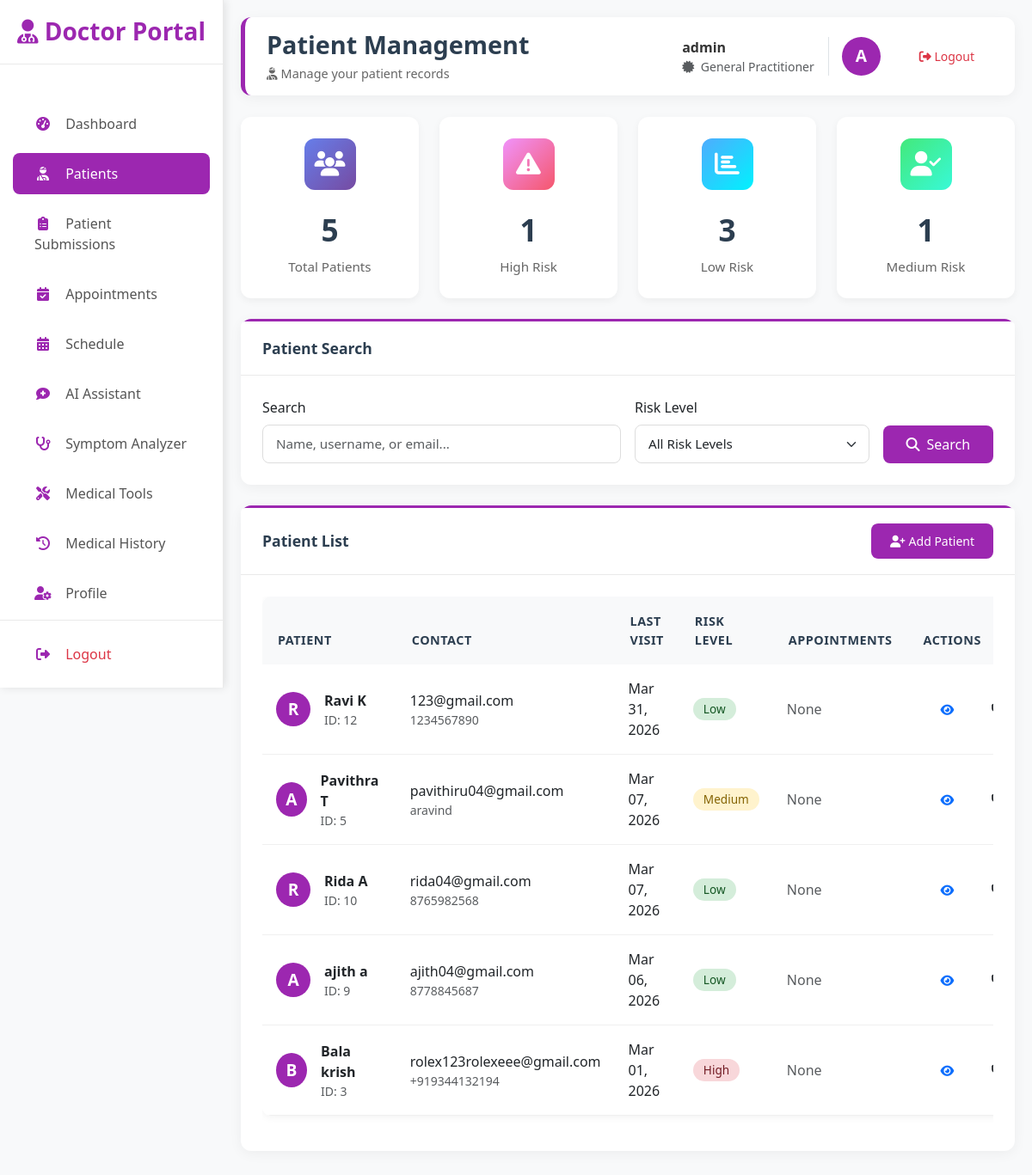
/doctor/patients/ (signed in), run on the app's committed database.
### core/models.py (models this page shows, shortened)
class User(AbstractUser):
    ROLE_CHOICES = (
        ('admin', 'Admin'),
        ('doctor', 'Doctor'),
        ('researcher', 'Researcher'),
        ('patient', 'Patient'),
    )
    STATUS_CHOICES = (
        ('pending', 'Pending Approval'),
        ('approved', 'Approved'),
        ('rejected', 'Rejected'),
    )
    RISK_LEVEL_CHOICES = (
        ('low', 'Low'),
        ('medium', 'Medium'),
        ('high', 'High'),
        ('critical', 'Critical'),
    )
    role = models.CharField(max_length=20, choices=ROLE_CHOICES, default='patient')
    status = models.CharField(max_length=20, choices=STATUS_CHOICES, default='pending')
    email = models.EmailField(unique=True)
    full_name = models.CharField(max_length=255, blank=True)
    phone_regex = RegexValidator(regex=r'^\+?1?\d{9,15}$',
                                message="Phone number must be entered in the format: '+999999999'. Up to 15 digits allowed.")
    phone = models.CharField(validators=[phone_regex], max_length=17, blank=True)
    address = models.TextField(blank=True)
    date_of_birth = models.DateField(null=True, blank=True)
    profile_picture = models.ImageField(upload_to='profile_pics/', null=True, blank=True)
    specialization = models.CharField(max_length=100, blank=True)  # Doctor
    license_number = models.CharField(max_length=50, blank=True)  # Doctor
    institution = models.CharField(max_length=200, blank=True)  # Researcher
    research_area = models.TextField(blank=True)  # Researcher
    qualifications = models.CharField(max_length=255, blank=True)  # e.g., M.B.B.S, M.D.
    clinic_name = models.CharField(max_length=255, blank=True)
    clinic_address = models.TextField(blank=True)
    signature = models.ImageField(upload_to='signatures/', null=True, blank=True)
    biography = models.TextField(blank=True)
    risk_level = models.CharField(max_length=20, choices=RISK_LEVEL_CHOICES, blank=True)
    ml_confidence_score = models.FloatField(default=0.0)
    last_analysis = models.DateTimeField(null=True, blank=True)
    created_at = models.DateTimeField(auto_now_add=True)
    updated_at = models.DateTimeField(auto_now=True)
    is_verified = models.BooleanField(default=False)
    verification_token = models.UUIDField(default=uuid.uuid4, editable=False)
    class Meta:
        ordering = ['-date_joined']
    def get_full_name(self):
        if self.full_name:
            return self.full_name
        return super().get_full_name()

### core/decorators.py (the view, shortened to what this page needs)
        def _wrapped_view(request, *args, **kwargs):
            if not request.user.is_authenticated:
                return redirect('login')
            if request.user.is_superuser:
                return view_func(request, *args, **kwargs)

### templates/doctor/patients.html (shortened to what this page needs)
{% extends 'doctor/doctor_base.html' %}
{% block page_title %}Patient Management{% endblock %}
{% block page_subtitle %}
<i class="fas fa-user-injured me-1"></i>Manage your patient records
{% endblock %}
{% block content %}
<div class="fade-in">
    <div class="row mb-4">
        <div class="col-md-3">
            <div class="stat-card">
                <div class="stat-icon patients">
                    <i class="fas fa-users"></i>
                </div>
                <div class="stat-value">{{ total_patients }}</div>
                <div class="stat-label">Total Patients</div>
            </div>
        </div>
        <div class="col-md-3">
            <div class="stat-card">
                <div class="stat-icon high-risk">
                    <i class="fas fa-exclamation-triangle"></i>
                </div>
                <div class="stat-value">{{ high_risk_patients }}</div>
                <div class="stat-label">High Risk</div>
            </div>
        </div>
        <div class="col-md-3">
            <div class="stat-card">
                <div class="stat-icon analysis">
                    <i class="fas fa-chart-bar"></i>
                </div>
                <div class="stat-value">{{ risk_distribution.low|default:0 }}</div>
                <div class="stat-label">Low Risk</div>
            </div>
        </div>
        <div class="col-md-3">
            <div class="stat-card">
                <div class="stat-icon chats">
                    <i class="fas fa-user-check"></i>
                </div>
                <div class="stat-value">{{ risk_distribution.medium|default:0 }}</div>
                <div class="stat-label">Medium Risk</div>
            </div>
        </div>
    </div>
    <div class="card mb-4">
        <div class="card-header">Patient Search</div>
        <div class="card-body">
            <form method="get" class="row g-3">
                <div class="col-md-6">
                    <label class="form-label">Search</label>
                    <input type="text" name="search" class="form-control" placeholder="Name, username, or email..." value="{{ search_query }}">
                </div>
                <div class="col-md-4">
                    <label class="form-label">Risk Level</label>
                    <select name="risk_level" class="form-select">
                        <option value="">All Risk Levels</option>
                    </select>
                </div>
                <div class="col-md-2 d-flex align-items-end">
                    <button type="submit" class="btn btn-doctor w-100">
                        <i class="fas fa-search me-2"></i>Search
                    </button>
                </div>
            </form>
        </div>
    </div>
    <div class="card">
        <div class="card-header d-flex justify-content-between align-items-center">
            <span>Patient List</span>
            <a href="#" class="btn btn-doctor btn-sm" data-bs-toggle="modal" data-bs-target="#addPatientModal">
                <i class="fas fa-user-plus me-1"></i>Add Patient
            </a>
        </div>
        <div class="card-body">
            <div class="table-responsive">
                <table class="table">
                    <thead>
                        <tr>
                            <th>Patient</th>
                            <th>Contact</th>
                            <th>Last Visit</th>
                            <th>Risk Level</th>
                            <th>Appointments</th>
                            <th>Actions</th>
                        </tr>
                    </thead>
                    <tbody>
                        {% for patient in patients %}
                        <tr>
                            <td>
                                <div class="d-flex align-items-center">
                                    <div class="user-avatar me-3" style="width: 40px; height: 40px;">
                                        {{ patient.username|first|upper }}
                                    </div>
                                    <div>
                                        <div class="fw-bold">{{ patient.get_full_name|default:patient.username }}</div>
                                        <div class="small text-muted">ID: {{ patient.id }}</div>
                                    </div>
                                </div>
                            </td>
                            <td>
                                <div>{{ patient.email }}</div>
                                {% if patient.phone %}
                                <div class="small text-muted">{{ patient.phone }}</div>
                                {% endif %}
                            </td>
                            <td>
                                {% if patient.last_analysis %}
                                {{ patient.last_analysis|date:"M d, Y" }}
                                {% else %}
                                <span class="text-muted">Never</span>
                                {% endif %}
                            </td>
                            <td>
                                <span class="badge badge-{{ patient.risk_level|default:'low' }}">
                                    {{ patient.get_risk_level_display|default:"Not assessed" }}
                                </span>
                            </td>
                            <td>
                                {% with patient.appointments.count as appointment_count %}
                                {% if appointment_count > 0 %}
                                <span class="badge bg-info">{{ appointment_count }}</span>
                                {% else %}
                                <span class="text-muted">None</span>
                                {% endif %}
                                {% endwith %}
                            </td>
                            <td>
                                <div class="btn-group btn-group-sm">
                                    <a href="{% url 'doctor_patient_detail' patient.id %}" class="btn btn-outline-primary" title="View">
                                        <i class="fas fa-eye"></i>
                                    </a>
                                    <a href="{% url 'doctor_patient_analysis' patient.id %}" class="btn btn-outline-doctor" title="Analyze">
                                        <i class="fas fa-stethoscope"></i>
                                    </a>
                                </div>
                            </td>
                        </tr>
                        {% endfor %}
                    </tbody>
                </table>
            </div>
        </div>
    </div>
</div>
{% endblock %}

### templates/doctor/doctor_base.html (shortened to what this page needs)
<!DOCTYPE html>
<html lang="en">
<head>
    <link href="https://cdn.jsdelivr.net/npm/bootstrap@5.3.0/dist/css/bootstrap.min.css" rel="stylesheet">
    <link rel="stylesheet" href="https://cdnjs.cloudflare.com/ajax/libs/font-awesome/6.4.0/css/all.min.css">
    <link href="https://cdn.jsdelivr.net/npm/bootstrap@5.3.0/dist/css/bootstrap.min.css" rel="stylesheet">
</head>
<body>
    <div class="sidebar">
        <div class="sidebar-brand">
            <h3>
                <i class="fas fa-user-md"></i>
                <span>Doctor Portal</span>
            </h3>
        </div>
        <div class="sidebar-nav">
            <ul class="nav flex-column">
                <li class="nav-item">
                    <a class="nav-link {% if request.path == '/doctor/dashboard/' %}active{% endif %}"
                        href="{% url 'doctor_dashboard' %}">
                        <i class="fas fa-tachometer-alt"></i>
                        <span>Dashboard</span>
                    </a>
                </li>
                <li class="nav-item">
                    <a class="nav-link {% if 'patient' in request.path and 'submissions' not in request.path %}active{% endif %}"
                        href="{% url 'doctor_patients' %}">
                        <i class="fas fa-user-injured"></i>
                        <span>Patients</span>
                    </a>
                </li>
                <li class="nav-item">
                    <a class="nav-link {% if 'patient-submissions' in request.path %}active{% endif %}"
                        href="{% url 'doctor_patient_submissions' %}">
                        <i class="fas fa-clipboard-list"></i>
                        <span>Patient Submissions</span>
                    </a>
                </li>
                <li class="nav-item">
                    <a class="nav-link {% if 'appointments' in request.path %}active{% endif %}"
                        href="{% url 'doctor_appointments' %}">
                        <i class="fas fa-calendar-check"></i>
                        <span>Appointments</span>
                    </a>
                </li>
                <li class="nav-item">
                    <a class="nav-link {% if 'schedule' in request.path %}active{% endif %}"
                        href="{% url 'doctor_schedule' %}">
                        <i class="fas fa-calendar-alt"></i>
                        <span>Schedule</span>
                    </a>
                </li>
                <li class="nav-item">
                    <a class="nav-link {% if 'chat' in request.path %}active{% endif %}" href="{% url 'doctor_chat' %}">
                        <i class="fas fa-comment-medical"></i>
                        <span>AI Assistant</span>
                    </a>
                </li>
                <li class="nav-item">
                    <a class="nav-link {% if 'symptom-analyzer' in request.path %}active{% endif %}"
                        href="{% url 'doctor_symptom_analyzer' %}">
                        <i class="fas fa-stethoscope"></i>
                        <span>Symptom Analyzer</span>
                    </a>
                </li>
                <li class="nav-item">
                    <a class="nav-link {% if 'medical-tools' in request.path %}active{% endif %}"
                        href="{% url 'doctor_medical_tools' %}">
                        <i class="fas fa-tools"></i>
                        <span>Medical Tools</span>
                    </a>
                </li>
                <li class="nav-item">
                    <a class="nav-link {% if 'medical-history' in request.path %}active{% endif %}"
                        href="{% url 'doctor_medical_history' %}">
                        <i class="fas fa-history"></i>
                        <span>Medical History</span>
                    </a>
                </li>
                <li class="nav-item">
                    <a class="nav-link {% if 'profile' in request.path %}active{% endif %}"
                        href="{% url 'doctor_profile' %}">
                        <i class="fas fa-user-cog"></i>
                        <span>Profile</span>
                    </a>
                </li>
                <li class="nav-item">
                </li>
            </ul>
        </div>
        <div class="sidebar-footer">
            <a class="nav-link text-danger m-0" href="{% url 'logout' %}"
                onclick="return confirm('Are you sure you want to logout?');">
                <i class="fas fa-sign-out-alt"></i>
                <span>Logout</span>
            </a>
        </div>
    </div>
    <div class="main-content">
        <div class="header">
            <div>
                <h1>{% block page_title %}Doctor Dashboard{% endblock %}</h1>
                <div class="subtitle">
                    {% block page_subtitle %}{% endblock %}
                </div>
            </div>
            <div class="user-info">
                <div class="pe-3 border-end d-none d-md-block">
                    <div class="fw-bold">{{ user.get_full_name|default:user.username }}</div>
                    <div class="small text-muted">
                        <i class="fas fa-certificate me-1"></i>
                        {{ request.user.specialization|default:"General Practitioner" }}
                    </div>
                </div>
                <div class="user-avatar">
                    {{ request.user.username|first|upper }}
                </div>
                <div class="ps-2">
                    <a href="{% url 'logout' %}" class="btn btn-sm btn-outline-danger" title="Logout"
                        onclick="return confirm('Are you sure you want to logout?');">
                        <i class="fas fa-sign-out-alt"></i> Logout
                    </a>
                </div>
            </div>
        </div>
        {% block content %}{% endblock %}
    </div>
</body>
</html>

### data on the page
User: get_full_name "admin", user.specialization "General Practitioner", user.username|first "A"
User: username|first "R", get_full_name "Ravi K", id "12", email "123@gmail.com", phone "1234567890", last_analysis "Mar 31, 2026", risk_level "Low"
User: username|first "A", get_full_name "Pavithra T", id "5", email "pavithiru04@gmail.com", phone "aravind", last_analysis "Mar 07, 2026", risk_level "Medium"
User: username|first "R", get_full_name "Rida A", id "10", email "rida04@gmail.com", phone "8765982568", last_analysis "Mar 07, 2026", risk_level "Low"
User: username|first "A", get_full_name "ajith a", id "9", email "ajith04@gmail.com", phone "8778845687", last_analysis "Mar 06, 2026", risk_level "Low"
User: username|first "B", get_full_name "Bala krish", id "3", email "rolex123rolexeee@gmail.com", phone "+919344132194", last_analysis "Mar 01, 2026", risk_level "High"

### other printed values
{{ total_patients }} "5"
{{ high_risk_patients }} "1"
{{ risk_distribution.low|default:0 }} "3"
{{ risk_distribution.medium|default:0 }} "1"
